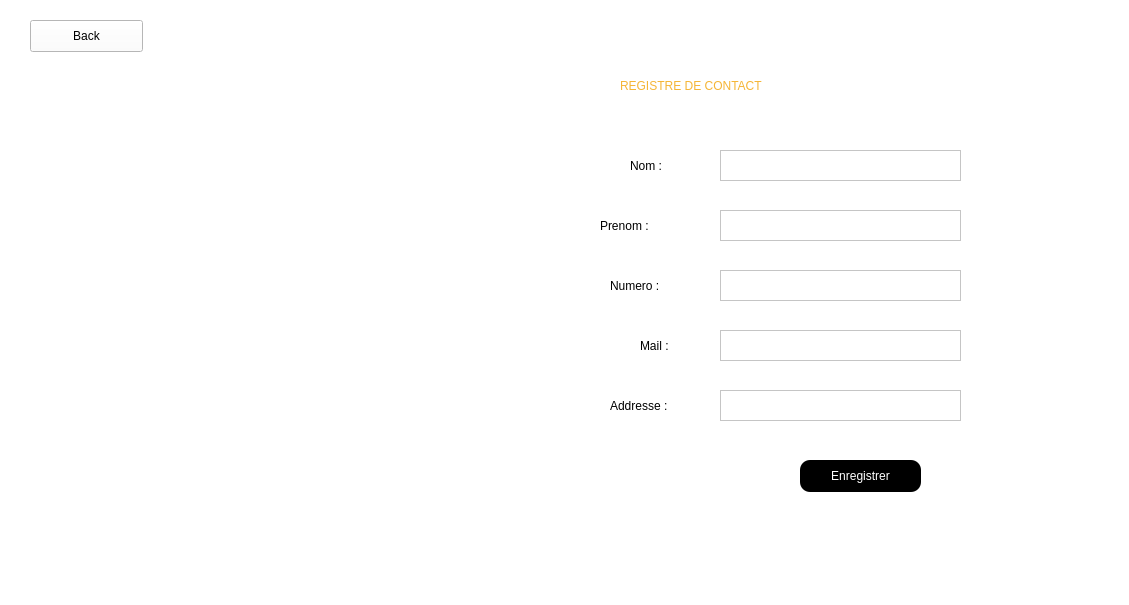
<?xml version="1.0" encoding="UTF-8"?>
<ui version="4.0">
 <class>Dialog</class>
 <widget class="QDialog" name="Dialog">
  <property name="geometry">
   <rect>
    <x>0</x>
    <y>0</y>
    <width>1129</width>
    <height>605</height>
   </rect>
  </property>
  <property name="windowTitle">
   <string>Dialog</string>
  </property>
  <property name="styleSheet">
   <string notr="true">background-color:rgb(255, 255, 255)</string>
  </property>
  <widget class="QLabel" name="label_3">
   <property name="geometry">
    <rect>
     <x>630</x>
     <y>150</y>
     <width>71</width>
     <height>31</height>
    </rect>
   </property>
   <property name="styleSheet">
    <string notr="true">font: 20pt &quot;.AppleSystemUIFont&quot;;</string>
   </property>
   <property name="text">
    <string>Nom :</string>
   </property>
  </widget>
  <widget class="QTextEdit" name="nom">
   <property name="geometry">
    <rect>
     <x>720</x>
     <y>150</y>
     <width>241</width>
     <height>31</height>
    </rect>
   </property>
  </widget>
  <widget class="QLabel" name="label_4">
   <property name="geometry">
    <rect>
     <x>600</x>
     <y>210</y>
     <width>101</width>
     <height>31</height>
    </rect>
   </property>
   <property name="styleSheet">
    <string notr="true">font: 20pt &quot;.AppleSystemUIFont&quot;;</string>
   </property>
   <property name="text">
    <string>Prenom :</string>
   </property>
  </widget>
  <widget class="QTextEdit" name="prenom">
   <property name="geometry">
    <rect>
     <x>720</x>
     <y>210</y>
     <width>241</width>
     <height>31</height>
    </rect>
   </property>
  </widget>
  <widget class="QLabel" name="label_5">
   <property name="geometry">
    <rect>
     <x>610</x>
     <y>270</y>
     <width>91</width>
     <height>31</height>
    </rect>
   </property>
   <property name="styleSheet">
    <string notr="true">font: 20pt &quot;.AppleSystemUIFont&quot;;</string>
   </property>
   <property name="text">
    <string>Numero :</string>
   </property>
  </widget>
  <widget class="QTextEdit" name="numero">
   <property name="geometry">
    <rect>
     <x>720</x>
     <y>270</y>
     <width>241</width>
     <height>31</height>
    </rect>
   </property>
  </widget>
  <widget class="QLabel" name="label_6">
   <property name="geometry">
    <rect>
     <x>640</x>
     <y>330</y>
     <width>71</width>
     <height>31</height>
    </rect>
   </property>
   <property name="styleSheet">
    <string notr="true">font: 20pt &quot;.AppleSystemUIFont&quot;;</string>
   </property>
   <property name="text">
    <string>Mail :</string>
   </property>
  </widget>
  <widget class="QTextEdit" name="mail">
   <property name="geometry">
    <rect>
     <x>720</x>
     <y>330</y>
     <width>241</width>
     <height>31</height>
    </rect>
   </property>
  </widget>
  <widget class="QLabel" name="label_7">
   <property name="geometry">
    <rect>
     <x>610</x>
     <y>390</y>
     <width>101</width>
     <height>31</height>
    </rect>
   </property>
   <property name="styleSheet">
    <string notr="true">font: 20pt &quot;.AppleSystemUIFont&quot;;</string>
   </property>
   <property name="text">
    <string>Addresse :</string>
   </property>
  </widget>
  <widget class="QTextEdit" name="addresse">
   <property name="geometry">
    <rect>
     <x>720</x>
     <y>390</y>
     <width>241</width>
     <height>31</height>
    </rect>
   </property>
  </widget>
  <widget class="QPushButton" name="enregistrer">
   <property name="geometry">
    <rect>
     <x>800</x>
     <y>460</y>
     <width>121</width>
     <height>32</height>
    </rect>
   </property>
   <property name="styleSheet">
    <string notr="true">background-color: black;
COLOR:white;
border-radius:10px;
font: 15pt &quot;Arial Rounded MT Bold&quot;;</string>
   </property>
   <property name="text">
    <string>Enregistrer</string>
   </property>
  </widget>
  <widget class="QLabel" name="texte">
   <property name="geometry">
    <rect>
     <x>740</x>
     <y>520</y>
     <width>201</width>
     <height>20</height>
    </rect>
   </property>
   <property name="text">
    <string/>
   </property>
  </widget>
  <widget class="QLabel" name="label_8">
   <property name="geometry">
    <rect>
     <x>620</x>
     <y>60</y>
     <width>371</width>
     <height>51</height>
    </rect>
   </property>
   <property name="styleSheet">
    <string notr="true">font: 30pt &quot;Bodoni 72 Oldstyle&quot;;
color:rgb(245, 181, 54)</string>
   </property>
   <property name="text">
    <string>REGISTRE DE CONTACT</string>
   </property>
  </widget>
  <widget class="QLabel" name="label">
   <property name="geometry">
    <rect>
     <x>130</x>
     <y>110</y>
     <width>381</width>
     <height>351</height>
    </rect>
   </property>
   <property name="text">
    <string/>
   </property>
   <property name="pixmap">
    <pixmap>../../Desktop/Capture d’écran 2022-07-13 à 20.40.45.png</pixmap>
   </property>
  </widget>
  <widget class="QPushButton" name="goback">
   <property name="geometry">
    <rect>
     <x>30</x>
     <y>20</y>
     <width>113</width>
     <height>32</height>
    </rect>
   </property>
   <property name="text">
    <string>Back</string>
   </property>
  </widget>
 </widget>
 <resources/>
 <connections/>
</ui>
